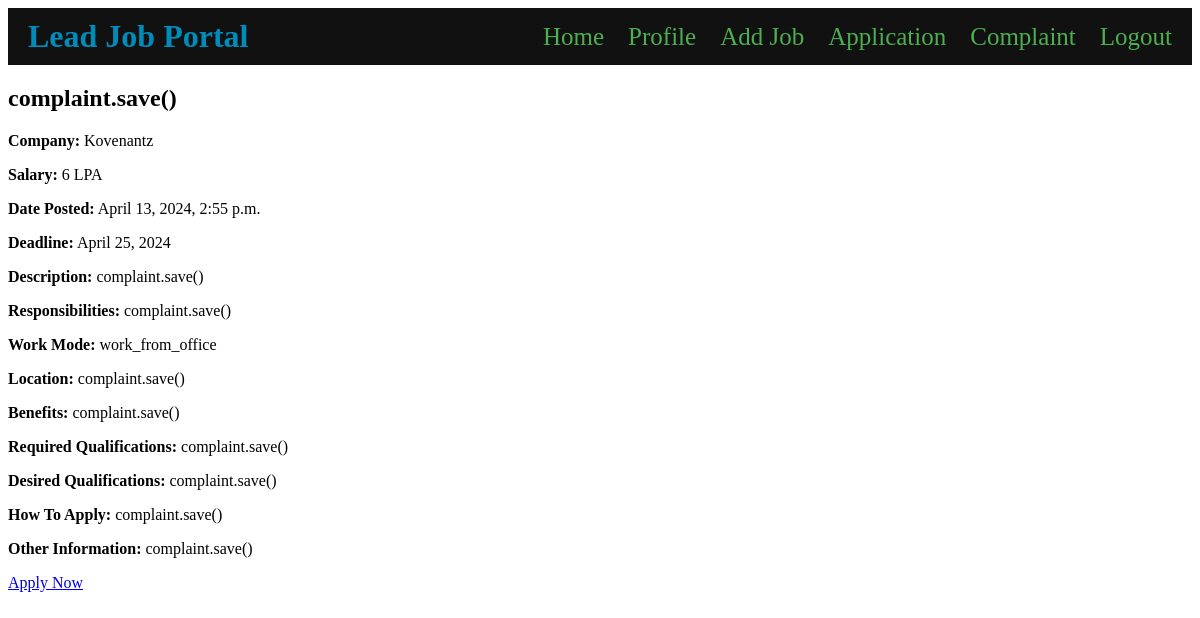
The page /job_seeker/job_detail/29/ (signed in) on the database its author committed.
### employeer/models.py (models this page shows, shortened)
class Job(models.Model):
    company_name = models.ForeignKey(Company, on_delete=models.CASCADE)
    user = models.ForeignKey(User, on_delete=models.CASCADE, null=True, blank=True)
    user_email = models.EmailField(blank=True)
    title = models.CharField(max_length=100)
    description = models.TextField()
    required_qualifications = models.TextField()
    desired_qualifications = models.TextField()
    responsibilities = models.TextField()
    application_deadline = models.DateField()
    salary_range = models.CharField(max_length=100)
    location = models.CharField(max_length=100)
    date_added = models.DateTimeField(default=timezone.now)
    employment_type = models.CharField(max_length=20, choices=[('work_from_home', 'Work From Home'), ('work_from_office', 'Work From Office'), ('hybrid', 'Hybrid')])
    company_benefits = models.TextField()
    how_to_apply = models.TextField()
    other_information = models.TextField()
    industry_type = [
        ('IT', 'Information Technology'),
        ('Healthcare', 'Healthcare'),
        ('Finance', 'Finance'),
        ('Education', 'Education'),
        ('Manufacturing', 'Manufacturing'),
    ]
    industry = models.CharField(max_length=20, choices=industry_type,default='IT')

### users/models.py (models this page shows)
class Company(models.Model):
    user = models.OneToOneField(User, on_delete=models.CASCADE)
    company_name = models.CharField(max_length=100, blank=True)
    company_website = models.URLField(blank=True)
    DESIGNATION_CHOICES = [
        ('hr', 'HR'),
        ('manager', 'Manager'),
        ('ceo', 'CEO')
    ]
    designation = models.CharField(max_length=20, choices=DESIGNATION_CHOICES, default='hr')
    def __str__(self):
        return self.company_name

### job_seeker/views.py (the view)
# urls.py: path('job_detail/<int:job_id>/', views.job_detail, name='job_detail'),
def job_detail(request, job_id):
    job = get_object_or_404(Job, id=job_id)
    user = request.user
    user_has_applied = JobApplication.objects.filter(user=user, job=job).exists()
    context = {'job': job, 'user_has_applied': user_has_applied}
    return render(request, 'job_seeker/job_detail.html', context)

### job_seeker/templates/job_seeker/job_detail.html
{% include 'users/navbar.html' %}
{% block content %}
    <h2>{{ job.title }}</h2>
    <p><strong>Company:</strong> {{ job.company_name }}</p>
    <p><strong>Salary:</strong> {{ job.salary_range }}</p>
    <p><strong>Date Posted:</strong> {{ job.date_added }}</p>
    <p><strong>Deadline:</strong> {{ job.application_deadline }}</p>
    <p><strong>Description:</strong> {{ job.description }}</p>
    <p><strong>Responsibilities:</strong> {{ job.responsibilities }}</p>
    <p><strong>Work Mode:</strong> {{ job.employment_type}}</p>
    <p><strong>Location:</strong> {{ job.location }}</p>
    <p><strong>Benefits:</strong> {{ job.company_benefits}}</p>
    <p><strong>Required Qualifications:</strong> {{ job.required_qualifications}}</p>
    <p><strong>Desired Qualifications:</strong> {{ job.desired_qualifications}}</p>
    <p><strong>How To Apply:</strong> {{ job.how_to_apply}}</p>
    <p><strong>Other Information:</strong> {{ job.other_information}}</p>
    {% if user_has_applied %}
        <p><strong>Status:</strong> Applied</p>
    {% else %}
        <a href="{% url 'job_seeker:apply_job' job.id %}">Apply Now</a>
    {% endif %}
{% endblock %}

### rows shown on the page
Job: title "complaint.save()", company_name "Kovenantz", salary_range "6 LPA", date_added "April 13, 2024, 2:55 p.m.", application_deadline "April 25, 2024", description "complaint.save()", responsibilities "complaint.save()", employment_type "work_from_office", location "complaint.save()", company_benefits "complaint.save()", required_qualifications "complaint.save()", desired_qualifications "complaint.save()", how_to_apply "complaint.save()", other_information "complaint.save()"
